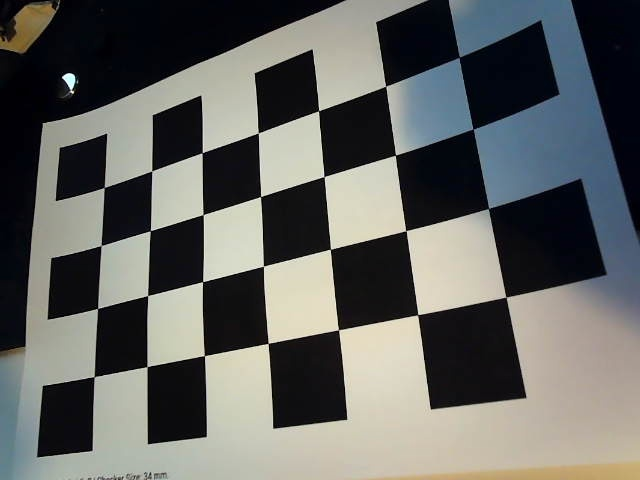
#> input picture Week_7_Calibration_Tutorial/sample_calibration_images/calibration_image_02.jpg, 640 x 480 px, given in place of Sample_Color_Segmentation.mp4, which was not available
$ python hsv_vs_rgb_comparison.py
#> lines starting #> are read from the running program, lines starting #| are printed output that depends on the picture; after the words box and inside, x2 and y2 are one past the last pixel; in counts of white or black regions, pixels touching at a corner belong together
"""
HSV vs RGB Comparison

This demonstrates why HSV is better than RGB for color segmentation.
It shows the same color detection using both methods side-by-side.

Usage:
    python hsv_vs_rgb_comparison.py

Try clicking on different colored objects to see the difference!
"""

import cv2
import numpy as np

# Global variables
selected_bgr = None
selected_hsv = None

# [61 lines left out: functions mouse_callback, create_rgb_mask, create_hsv_mask, not called in this run]

def main():
    global selected_bgr, selected_hsv

    # Open video
    video_path = "Sample_Color_Segmentation.mp4"
    cap = cv2.VideoCapture(video_path)

    # Get first frame for color selection
    ret, first_frame = cap.read()
#> first_frame is the input picture: shape (480, 640, 3); mean B, G, R 97.8, 100.9, 99.6
    if not ret:
        print(f"Error: Cannot read video '{video_path}'")
        return

    hsv_first = cv2.cvtColor(first_frame, cv2.COLOR_BGR2HSV)
#> hsv_first: shape (480, 640, 3); mean H, S, V 68.6, 72.5, 107.1

    # Setup for color selection
    window_name = 'Click to Select Color'
    cv2.namedWindow(window_name)
    cv2.setMouseCallback(window_name, mouse_callback, (first_frame, hsv_first))

    print("\n" + "="*70)
    print("🎨 HSV vs RGB COLOR SEGMENTATION COMPARISON")
    print("="*70)
    print("Instructions:")
    print("  1. Click on a colored object in the frame")
    print("  2. Press ENTER to start the comparison")
    print("  3. Watch how HSV and RGB perform differently")
    print("  4. Press 'q' to quit")
    print("\nWhy is this comparison important?")
    print("  - RGB treats all channels equally (Red, Green, Blue)")
    print("  - HSV separates color (H) from brightness (V)")
    print("  - HSV is more robust to lighting changes!")
    print("="*70 + "\n")

    # Wait for color selection
    while True:
        display = first_frame.copy()
        cv2.putText(display, "Click on a color, then press ENTER", (10, 30),
                    cv2.FONT_HERSHEY_SIMPLEX, 0.8, (0, 255, 0), 2)
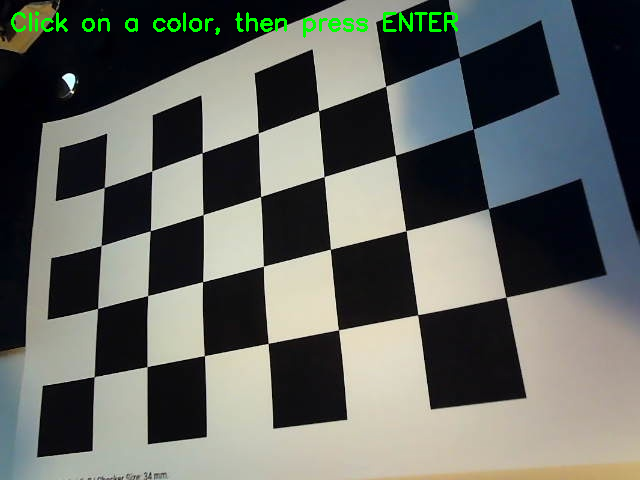
#> display: shape (480, 640, 3); 0.89% of pixels changed, all inside (x1, y1, x2, y2) = (11, 11, 458, 38)

        if selected_bgr is not None:
            cv2.putText(display, "Color selected! Press ENTER", (10, 70),
                        cv2.FONT_HERSHEY_SIMPLEX, 0.8, (0, 255, 255), 2)

        cv2.imshow(window_name, display)

        key = cv2.waitKey(1) & 0xFF
#> (key q is pressed here)
        if key == 13 and selected_bgr is not None:  # ENTER
            break
        elif key == ord('q'):
            cap.release()
            cv2.destroyAllWindows()
            return

    cv2.destroyWindow(window_name)

    # Reset video
    cap.set(cv2.CAP_PROP_POS_FRAMES, 0)

    # Create comparison windows
    print("\n📊 Processing video - compare the results!")
    print("   Layout: Original | RGB Detection | HSV Detection")
    print("\nControls:")
    print("   ENTER - Pause/Resume")
    print("   'q'   - Quit")
    print("\nNotice which method is more stable!\n")

    frame_count = 0
    paused = False

    while True:
        if not paused:
            ret, frame = cap.read()
            if not ret:
                cap.set(cv2.CAP_PROP_POS_FRAMES, 0)  # Loop
                continue

            frame_count += 1

            # Convert to HSV
            hsv = cv2.cvtColor(frame, cv2.COLOR_BGR2HSV)

            # Create masks using both methods
            rgb_mask = create_rgb_mask(frame, selected_bgr, tolerance=60)
            hsv_mask = create_hsv_mask(hsv, selected_hsv)

            # Apply masks
            rgb_result = cv2.bitwise_and(frame, frame, mask=rgb_mask)
            hsv_result = cv2.bitwise_and(frame, frame, mask=hsv_mask)

            # Create display frame with original on left
            display_frame = frame.copy()
            cv2.putText(display_frame, "Original", (10, 30),
                        cv2.FONT_HERSHEY_SIMPLEX, 0.8, (255, 255, 255), 2)

            # Add labels to results
            cv2.putText(rgb_result, "RGB Detection", (10, 30),
                        cv2.FONT_HERSHEY_SIMPLEX, 0.8, (0, 0, 255), 2)
            cv2.putText(hsv_result, "HSV Detection", (10, 30),
                        cv2.FONT_HERSHEY_SIMPLEX, 0.8, (0, 255, 0), 2)

            # Calculate detection percentages
            rgb_percent = (np.count_nonzero(rgb_mask) / rgb_mask.size) * 100
            hsv_percent = (np.count_nonzero(hsv_mask) / hsv_mask.size) * 100

            cv2.putText(rgb_result, f"{rgb_percent:.1f}% detected", (10, 60),
                        cv2.FONT_HERSHEY_SIMPLEX, 0.6, (255, 255, 255), 2)
            cv2.putText(hsv_result, f"{hsv_percent:.1f}% detected", (10, 60),
                        cv2.FONT_HERSHEY_SIMPLEX, 0.6, (255, 255, 255), 2)

            # Show 3-panel comparison: Original | RGB | HSV
            comparison = np.hstack((display_frame, rgb_result, hsv_result))

        # Add pause indicator
        if paused:
            cv2.putText(comparison, "PAUSED (Press ENTER to resume)", (10, comparison.shape[0] - 20),
                        cv2.FONT_HERSHEY_SIMPLEX, 1.0, (0, 255, 255), 2)

        cv2.imshow('Original | RGB Detection | HSV Detection (ENTER=pause, q=quit)', comparison)

        key = cv2.waitKey(30) & 0xFF
        if key == ord('q'):
            break
        elif key == 13:  # ENTER key
            paused = not paused
            status = "PAUSED" if paused else "PLAYING"
            print(f"Video {status}")

    cap.release()
    cv2.destroyAllWindows()

    print("\n✅ Comparison complete!")
    print("\n💡 Key Takeaways:")
    print("   1. HSV is usually more consistent across lighting changes")
    print("   2. RGB can miss colors when brightness varies")
    print("   3. HSV allows independent control of hue, saturation, and value")
    print("   4. For robust color tracking, HSV is the better choice!")

if __name__ == "__main__":
    main()

$ run again, on Week_7_Calibration_Tutorial/sample_calibration_images/calibration_image_05.jpg
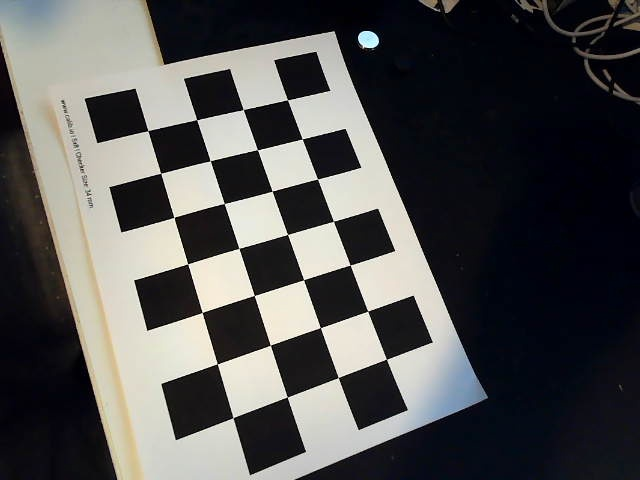
#> input picture Week_7_Calibration_Tutorial/sample_calibration_images/calibration_image_05.jpg, 640 x 480 px, given in place of Sample_Color_Segmentation.mp4, which was not available
#> in main, first_frame is the input picture: shape (480, 640, 3); mean B, G, R 80.8, 81.1, 81.3
#> hsv_first: shape (480, 640, 3); mean H, S, V 78.7, 96, 86.5
#> in main, `cv2.putText(display, "Click on a color, then press ENTER", (10, 30), c..`:
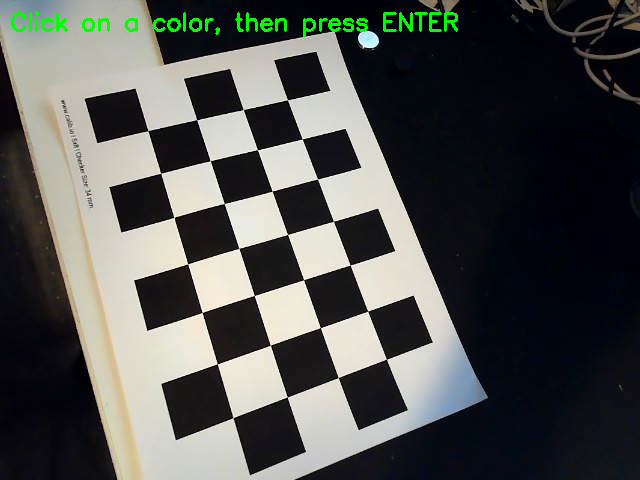
#> display: shape (480, 640, 3); 0.89% of pixels changed, all inside (x1, y1, x2, y2) = (11, 11, 458, 38)

$ run again, on Week_7_Calibration_Tutorial/sample_calibration_images/calibration_image_06.jpg
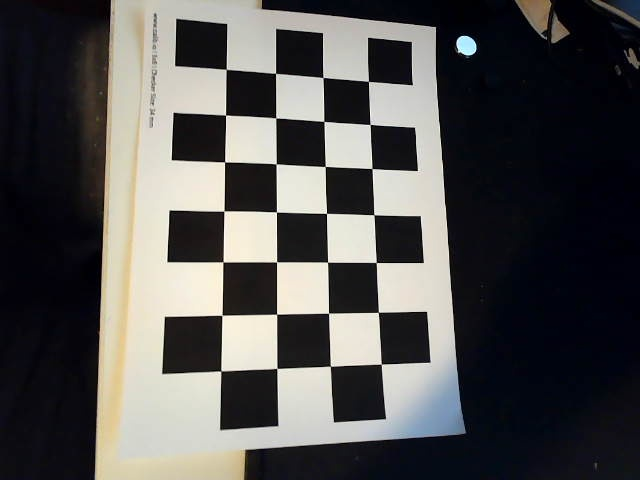
#> input picture Week_7_Calibration_Tutorial/sample_calibration_images/calibration_image_06.jpg, 640 x 480 px, given in place of Sample_Color_Segmentation.mp4, which was not available
#> in main, first_frame is the input picture: shape (480, 640, 3); mean B, G, R 80.3, 81.2, 82.2
#> hsv_first: shape (480, 640, 3); mean H, S, V 78.4, 95.1, 87.1
#> in main, `cv2.putText(display, "Click on a color, then press ENTER", (10, 30), c..`:
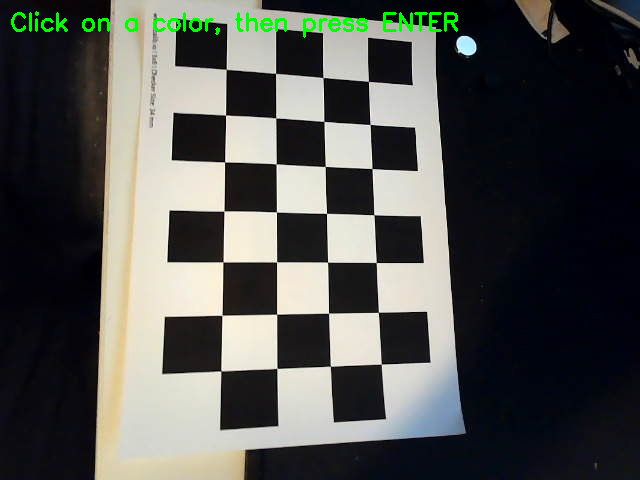
#> display: shape (480, 640, 3); 0.89% of pixels changed, all inside (x1, y1, x2, y2) = (11, 11, 458, 38)

$ run again, on Week_7_Calibration_Tutorial/sample_calibration_images/calibration_image_08.jpg
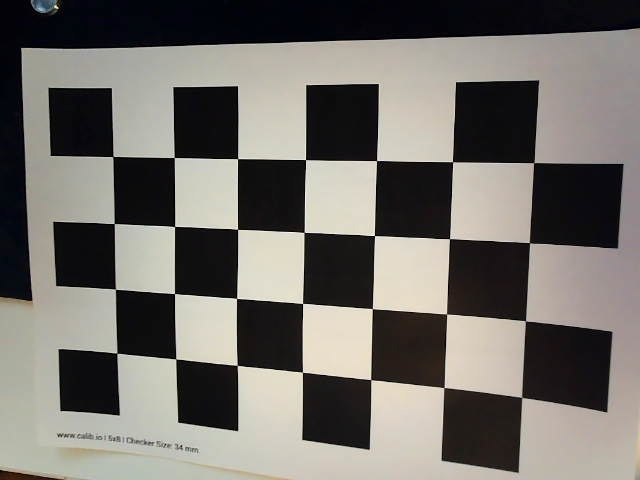
#> input picture Week_7_Calibration_Tutorial/sample_calibration_images/calibration_image_08.jpg, 640 x 480 px, given in place of Sample_Color_Segmentation.mp4, which was not available
#> in main, first_frame is the input picture: shape (480, 640, 3); mean B, G, R 106.3, 111.5, 114.8
#> hsv_first: shape (480, 640, 3); mean H, S, V 50.7, 46, 116.2
#> in main, `cv2.putText(display, "Click on a color, then press ENTER", (10, 30), c..`:
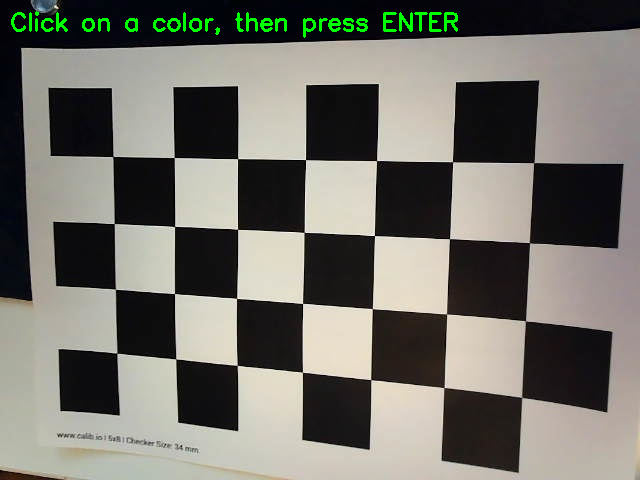
#> display: shape (480, 640, 3); 0.89% of pixels changed, all inside (x1, y1, x2, y2) = (11, 11, 458, 38)
